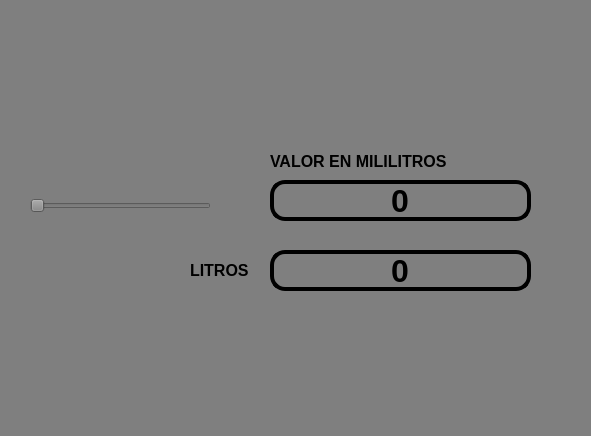
<?xml version="1.0" encoding="UTF-8"?>
<ui version="4.0">
 <class>MainWindow</class>
 <widget class="QMainWindow" name="MainWindow">
  <property name="geometry">
   <rect>
    <x>0</x>
    <y>0</y>
    <width>591</width>
    <height>436</height>
   </rect>
  </property>
  <property name="font">
   <font>
    <pointsize>6</pointsize>
   </font>
  </property>
  <property name="windowTitle">
   <string>MainWindow</string>
  </property>
  <property name="styleSheet">
   <string notr="true">background-color: rgb(255, 255, 255);
background-color: rgb(127, 127, 127);</string>
  </property>
  <widget class="QWidget" name="centralwidget">
   <widget class="QLabel" name="imagen">
    <property name="geometry">
     <rect>
      <x>10</x>
      <y>10</y>
      <width>131</width>
      <height>71</height>
     </rect>
    </property>
    <property name="styleSheet">
     <string notr="true"/>
    </property>
    <property name="text">
     <string/>
    </property>
    <property name="pixmap">
     <pixmap resource="../Archivos/Recursos.qrc">:/Logos/log_uat_nuevo.png</pixmap>
    </property>
    <property name="scaledContents">
     <bool>true</bool>
    </property>
   </widget>
   <widget class="QLabel" name="imagen_2">
    <property name="geometry">
     <rect>
      <x>490</x>
      <y>10</y>
      <width>91</width>
      <height>71</height>
     </rect>
    </property>
    <property name="styleSheet">
     <string notr="true"/>
    </property>
    <property name="text">
     <string/>
    </property>
    <property name="pixmap">
     <pixmap resource="../Archivos/Recursos.qrc">:/Logos/FIT_logo_vertical.png</pixmap>
    </property>
    <property name="scaledContents">
     <bool>true</bool>
    </property>
   </widget>
   <widget class="QLabel" name="imagen_3">
    <property name="geometry">
     <rect>
      <x>470</x>
      <y>330</y>
      <width>111</width>
      <height>71</height>
     </rect>
    </property>
    <property name="styleSheet">
     <string notr="true"/>
    </property>
    <property name="text">
     <string/>
    </property>
    <property name="pixmap">
     <pixmap resource="../Archivos/Recursos.qrc">:/Ejercicios/anime.jpg</pixmap>
    </property>
    <property name="scaledContents">
     <bool>true</bool>
    </property>
   </widget>
   <widget class="QLabel" name="label">
    <property name="geometry">
     <rect>
      <x>270</x>
      <y>146</y>
      <width>231</width>
      <height>31</height>
     </rect>
    </property>
    <property name="font">
     <font>
      <pointsize>12</pointsize>
      <weight>75</weight>
      <bold>true</bold>
     </font>
    </property>
    <property name="text">
     <string>VALOR EN MILILITROS</string>
    </property>
   </widget>
   <widget class="QLineEdit" name="txt_valor">
    <property name="geometry">
     <rect>
      <x>270</x>
      <y>180</y>
      <width>261</width>
      <height>41</height>
     </rect>
    </property>
    <property name="font">
     <font>
      <pointsize>24</pointsize>
      <weight>75</weight>
      <bold>true</bold>
     </font>
    </property>
    <property name="styleSheet">
     <string notr="true">border: 4px solid black;
border-radius: 15px;</string>
    </property>
    <property name="text">
     <string>0</string>
    </property>
    <property name="alignment">
     <set>Qt::AlignCenter</set>
    </property>
   </widget>
   <widget class="QSlider" name="horizontalSlider">
    <property name="geometry">
     <rect>
      <x>30</x>
      <y>180</y>
      <width>181</width>
      <height>51</height>
     </rect>
    </property>
    <property name="orientation">
     <enum>Qt::Horizontal</enum>
    </property>
   </widget>
   <widget class="QLineEdit" name="txt_valor_2">
    <property name="geometry">
     <rect>
      <x>270</x>
      <y>250</y>
      <width>261</width>
      <height>41</height>
     </rect>
    </property>
    <property name="font">
     <font>
      <pointsize>24</pointsize>
      <weight>75</weight>
      <bold>true</bold>
     </font>
    </property>
    <property name="styleSheet">
     <string notr="true">border: 4px solid black;
border-radius: 15px;</string>
    </property>
    <property name="text">
     <string>0</string>
    </property>
    <property name="alignment">
     <set>Qt::AlignCenter</set>
    </property>
   </widget>
   <widget class="QLabel" name="label_2">
    <property name="geometry">
     <rect>
      <x>190</x>
      <y>250</y>
      <width>61</width>
      <height>41</height>
     </rect>
    </property>
    <property name="font">
     <font>
      <pointsize>12</pointsize>
      <weight>75</weight>
      <bold>true</bold>
     </font>
    </property>
    <property name="text">
     <string>LITROS</string>
    </property>
   </widget>
  </widget>
  <widget class="QMenuBar" name="menubar">
   <property name="geometry">
    <rect>
     <x>0</x>
     <y>0</y>
     <width>591</width>
     <height>21</height>
    </rect>
   </property>
  </widget>
  <widget class="QStatusBar" name="statusbar"/>
 </widget>
 <resources>
  <include location="../Archivos/Recursos.qrc"/>
 </resources>
 <connections/>
</ui>
